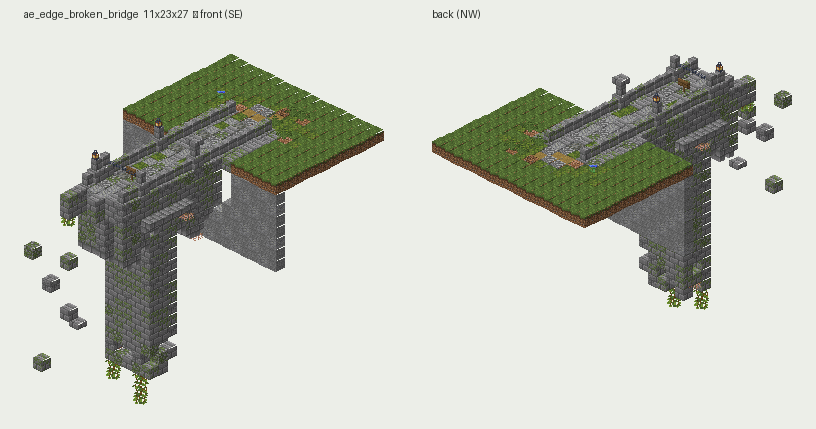
#> input picture _more_props_ship/previews/ae_edge_broken_bridge.png, 816 x 429 px, given in place of ae_prop_fallen_log.png, which was not available
$ python overview_more.py
#> lines starting #> are read from the running program, lines starting #| are printed output that depends on the picture
### _more_props_ship/generator/pieces/__init__.py
"""Registry of Aetherion props. Each builder returns an aeprops.core.Build.

Conventions (all pieces):
  * front faces SOUTH (+z); x = east, y = up.
  * y = 0 is the ground layer: it replaces the terrain block you stand on when pasting.
  * anchor (paste point) = footprint centre at y = 1 (your feet), unless a piece says otherwise.
"""
PIECES = {}


def piece(name, zone, vibe, tip, group="accent"):
    def deco(fn):
        PIECES[name] = (fn, dict(zone=zone, vibe=vibe, tip=tip, group=group))
        return fn
    return deco


# [6 lines left out: function center_anchor, not called in this run]


from . import accents  # noqa: E402,F401
from . import accents2  # noqa: E402,F401
from . import mining  # noqa: E402,F401
from . import harbour  # noqa: E402,F401
from . import wilds  # noqa: E402,F401

# ---- second pass (_more_props_ship) ----
from . import more_wilds  # noqa: E402,F401
from . import more_harbour  # noqa: E402,F401
from . import more_fishing  # noqa: E402,F401
from . import more_mining  # noqa: E402,F401
from . import more_edge  # noqa: E402,F401

### _more_props_ship/generator/overview_more.py
import os, sys
from PIL import Image, ImageDraw, ImageFont
HERE = os.path.dirname(os.path.abspath(__file__))
sys.path.insert(0, HERE)
from build_more import NEW
OUT = sys.argv[1] if len(sys.argv) > 1 else os.environ.get("AE_OUT", os.path.dirname(HERE))
cw, ch, cols = 560, 470, 4
rows = (len(NEW) + cols - 1) // cols
sheet = Image.new("RGB", (cw * cols, ch * rows + 60), (236, 238, 232))
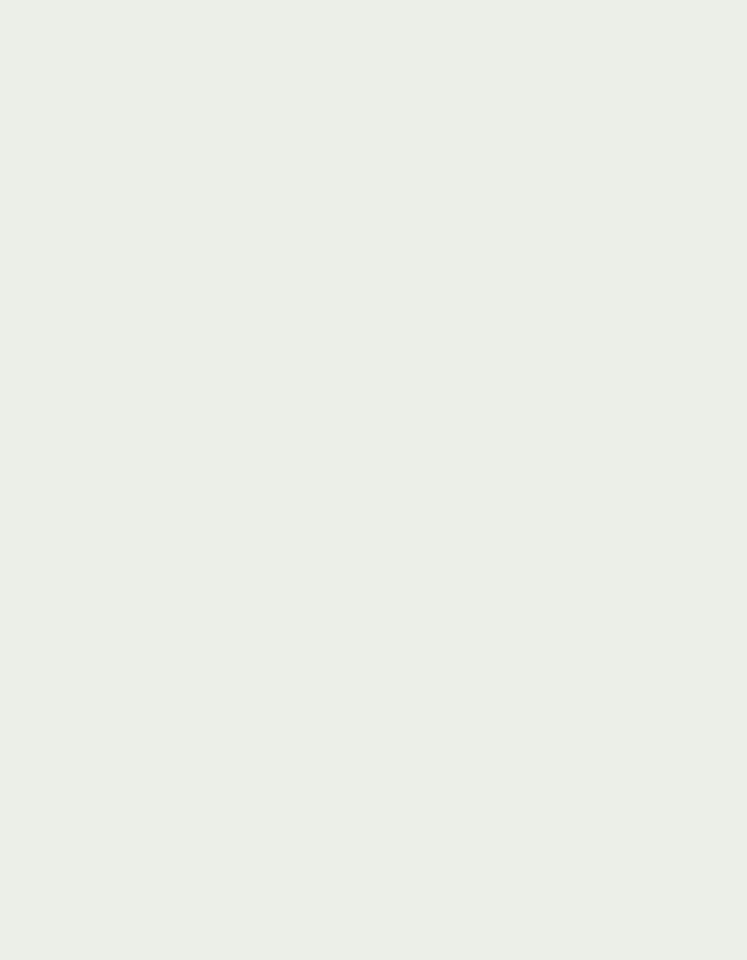
#> sheet: PIL image 2240x2880 RGB (shown at 1/3 size); mean R, G, B 236, 238, 232
d = ImageDraw.Draw(sheet)
f1 = ImageFont.load_default()
d.text((20, 16), f"Aetherion prop pack - second pass, {len(NEW)} new schematics (front = south, seen from the SE)",
       fill=(40, 44, 40), font=f1)
for i, n in enumerate(NEW):
    im = Image.open(f"{OUT}/previews/front/{n}.png")
#> im is the input picture: PIL image 816x429 RGB; mean R, G, B 198.6, 201.5, 191.8
    im.thumbnail((cw - 16, ch - 16), Image.LANCZOS)
#> im: PIL image 544x286 RGB
    x = (i % cols) * cw + (cw - im.width) // 2
#> x = 8
    y = 60 + (i // cols) * ch + (ch - im.height) // 2
#> y = 152
    sheet.paste(im, (x, y))
#> pass 2 of the loop `for i, n in enumerate(NEW):`:
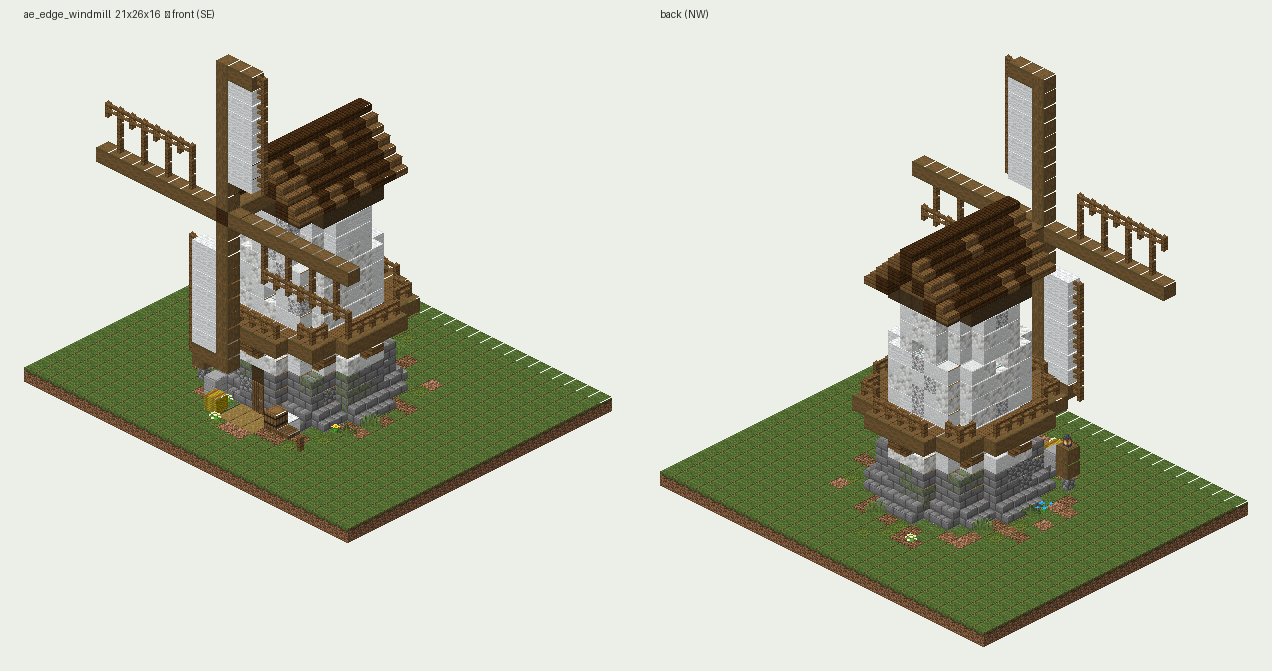
#> input picture _more_props_ship/previews/ae_edge_windmill.png, 1272 x 671 px, given in place of ae_prop_mossy_boulders.png, which was not available
#> im is the input picture: PIL image 1272x671 RGB; mean R, G, B 193.3, 194.9, 180.8
#> im: PIL image 544x287 RGB
#> `sheet.paste(im, (x, y))`:
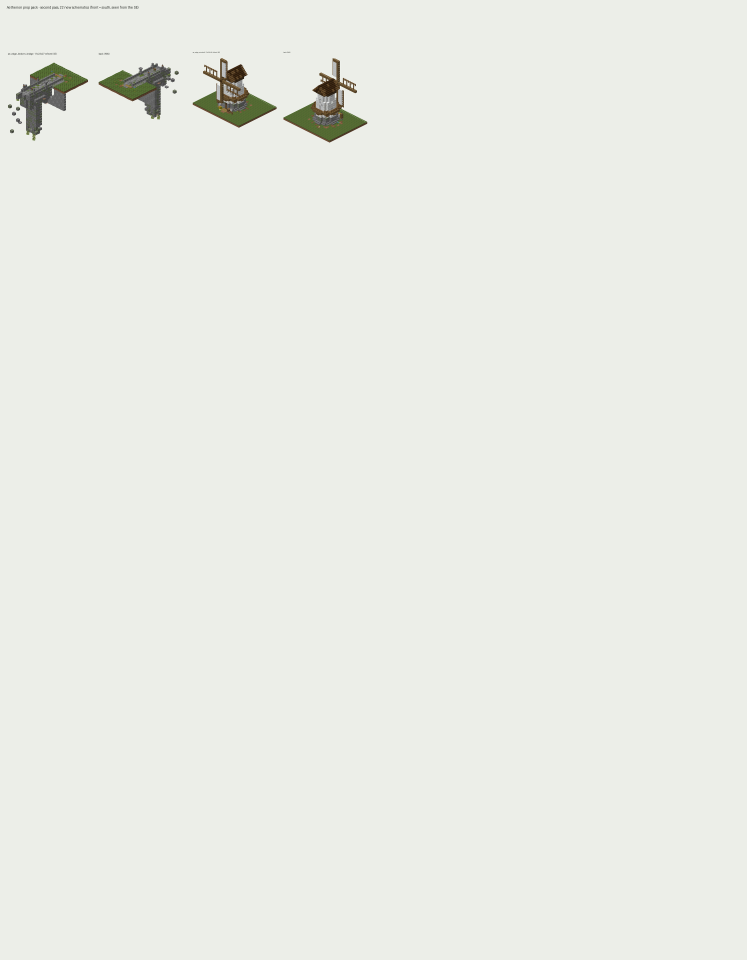
#> sheet: PIL image 2240x2880 RGB (shown at 1/3 size); mean R, G, B 234, 236.1, 229.8
#> (the run stopped early here; a loop or call above may not have finished)
